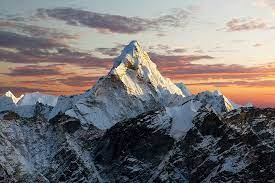
%> input picture IMG1.jpg, 275 x 183 px
$ octave HW.m   (GNU Octave 9; MATLAB toolbox functions it lacks are replaced by stand-ins)
%> lines starting %> are read from the running program, lines starting %| are printed output that depends on the picture; in (x1, y1, x2, y2) boxes, pixels count from 0 and x2, y2 are one past the last pixel; in counts of white or black regions, pixels touching at a corner belong together; the program's own positions count from 1
I = imread("IMG1.jpg")
%> I is the input picture: size 183x275x3 uint8; mean R, G, B 119.9, 115.1, 115.2

IG = im2gray(I)
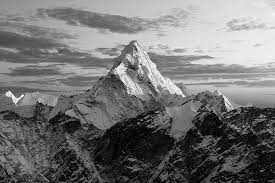
%> IG: size 183x275 uint8; min 0, max 253, mean 116.6

SE = strel("diamond",60)

IE = imerode( IG , SE )
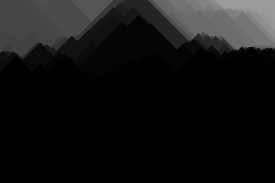
%> IE: size 183x275 uint8; min 0, max 155, mean 19.6
ID = imdilate( IE , SE )
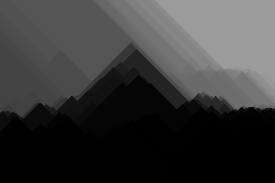
%> ID: size 183x275 uint8; min 0, max 155, mean 57.1

IB = imbinarize(ID)
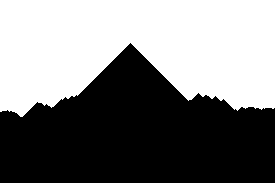
%> IB: size 183x275 logical; 49.8% white; 1 white region, box (x1, y1, x2, y2) and area: (0, 0, 275, 117) 25043
imshow(IB)
